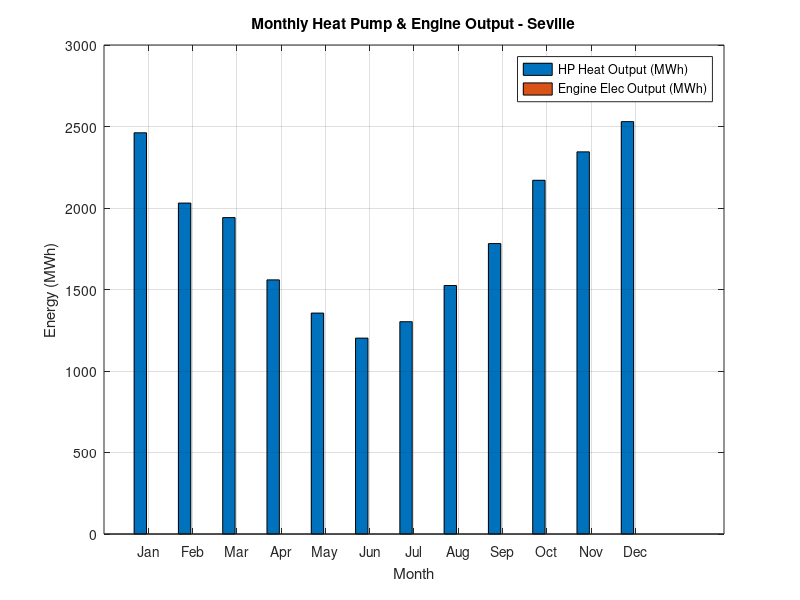
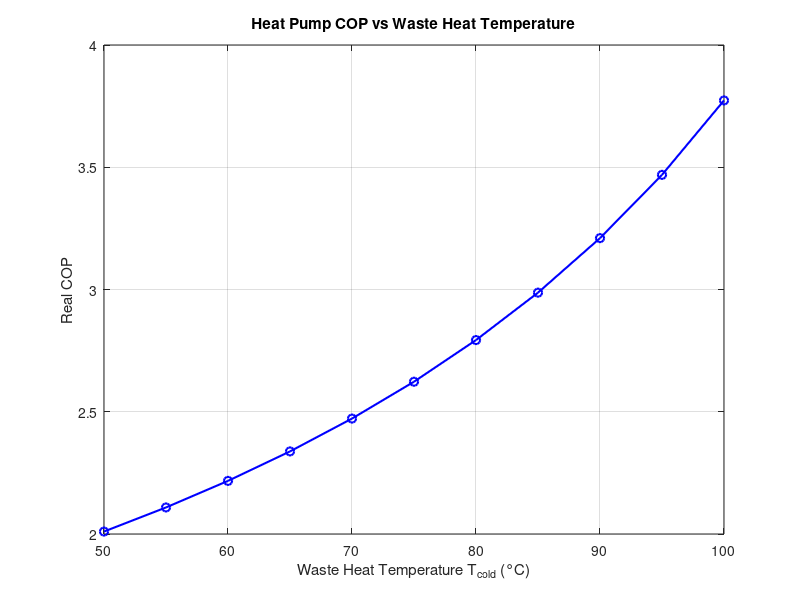
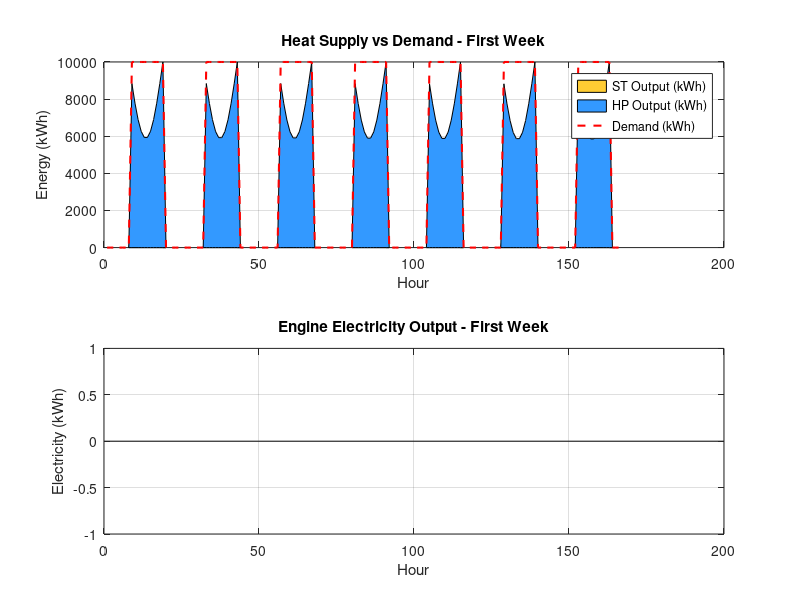

Source code (MATLAB) for these figures, in order:
%% ========================================================
%  Heat Pump & Heat Engine Modelling
%  Seville, Spain
%  Inputs: ST hourly output from ST module
%% ========================================================

clc; clear; close all;

%% ── 1. PARAMETERS 系统参数 ───────────────────────────────

% Temperature settings 温度设定
T_hot_HP  = 157 + 273.15;   % Heat pump output temp [K] 热泵出口温度
T_cold_HP = 70  + 273.15;   % Heat pump input (waste heat) [K] 废热温度
T_hot_HE  = 157 + 273.15;   % Heat engine hot side [K] 热机高温侧
T_cold_HE = 30  + 273.15;   % Heat engine cold side (ambient) [K] 冷侧

% Carnot efficiency correction factor
% (real systems achieve ~40-50% of Carnot)
epsilon_HP = 0.5;           % Heat pump Carnot correction 热泵修正系数
epsilon_HE = 0.2;           % Heat engine Carnot correction 热机修正系数

% Industrial demand 工业热需求
P_demand   = 10e6;          
t_op       = 24;             % Operating hours per day [h]

% Waste heat availability 废热参数
Q_waste_max = 5e6;           % Max available waste heat [W] = 5 MW
                             % (adjust based on project spec)

%% ── 2. CALCULATE COP AND EFFICIENCY ─────────────────────

% Heat Pump COP
COP_carnot = T_hot_HP / (T_hot_HP - T_cold_HP);
COP_real   = epsilon_HP * COP_carnot;

% Heat Engine efficiency
eta_carnot = 1 - T_cold_HE / T_hot_HE;
eta_real   = epsilon_HE * eta_carnot;

fprintf('=== Theoretical Performance ===\n');
fprintf('HP Carnot COP:       %.2f\n', COP_carnot);
fprintf('HP Real COP:         %.2f\n', COP_real);
fprintf('Engine Carnot eta:   %.2f%%\n', eta_carnot*100);
fprintf('Engine Real eta:     %.2f%%\n', eta_real*100);
fprintf('================================\n\n');

%% ── 3. LOAD ST OUTPUT 读取ST模块输出 ─────────────────────
%
% Q_ST_hourly should come from your ST simulation (8760 values)
% If not available yet, generate a simplified estimate:

% Option A: Load from ST module output
% load('ST_output.mat', 'Q_hourly');
% Q_ST_hourly = Q_hourly;   % [Wh per hour]

% Option B: Simplified sinusoidal estimate (placeholder)
% Replace this with real ST output when available
t_vec = (1:8760)';
Q_ST_peak = 10.1e6;         % Peak ST output from ST sizing [W]
Q_ST_hourly = zeros(8760,1);
for i = 1:8760
    hour_of_day = mod(i-1, 24);
    day_of_year = floor((i-1)/24) + 1;
    % Solar availability: 7am-6pm, seasonal variation
    if hour_of_day >= 7 && hour_of_day <= 18
        solar_hour  = sin(pi*(hour_of_day-7)/11);
        seasonal    = 0.7 + 0.3*sin(2*pi*(day_of_year-80)/365);
        Q_ST_hourly(i) = Q_ST_peak * solar_hour * seasonal;
    end
end
% Convert to Wh (already per-hour values)

% Build hourly demand profile (only during operating hours)
Q_demand_hourly = zeros(8760, 1);
for i = 1:8760
    hour_of_day = mod(i-1, 24);
    % Operating schedule: 8am-6pm (adjust to your project)
    if hour_of_day >= 8 && hour_of_day <= 18
        Q_demand_hourly(i) = P_demand;   % [W]
    end
end

%% ── 4. HOURLY SIMULATION 逐时仿真 ────────────────────────

% Output arrays
Q_HP_hourly     = zeros(8760, 1);   % Heat pump heat output [Wh]
W_elec_hourly   = zeros(8760, 1);   % Heat pump electricity input [Wh]
Q_waste_hourly  = zeros(8760, 1);   % Waste heat consumed by HP [Wh]
W_engine_hourly = zeros(8760, 1);   % Heat engine electricity output [Wh]
Q_excess_hourly = zeros(8760, 1);   % Excess ST heat to engine [Wh]
Q_reject_hourly = zeros(8760, 1);   % Engine heat rejection [Wh]

for t = 1:8760

    Q_ST  = Q_ST_hourly(t);       % ST output this hour [Wh]
    Q_dem = Q_demand_hourly(t);   % Demand this hour [Wh]

    if Q_dem == 0
        % No demand (outside operating hours)
        continue
    end

    if Q_ST < Q_dem
        %% ── HEAT PUMP MODE 热泵模式 ──────────────────────
        % ST not enough → heat pump covers the gap

        Q_gap = Q_dem - Q_ST;           % Heat gap to fill [Wh]

        % Check waste heat availability
        Q_waste_avail = min(Q_waste_max, Q_gap * (1 - 1/COP_real));

        % Heat pump output
        Q_HP = COP_real * (Q_gap / COP_real) * COP_real;
        % Simplified: HP needs to produce Q_gap
        Q_HP = Q_gap;

        % Electricity consumed by heat pump
        W_elec = Q_HP / COP_real;

        % Waste heat consumed
        Q_waste_used = Q_HP - W_elec;

        % Store results
        Q_HP_hourly(t)    = Q_HP;
        W_elec_hourly(t)  = W_elec;
        Q_waste_hourly(t) = Q_waste_used;

    else
        %% ── HEAT ENGINE MODE 热机模式 ────────────────────
        % ST excess → heat engine generates electricity

        Q_excess = Q_ST - Q_dem;        % Excess heat [Wh]

        % Engine electricity output
        W_out    = eta_real * Q_excess;

        % Heat rejected to cold side
        Q_reject = Q_excess - W_out;

        % Store results
        Q_excess_hourly(t) = Q_excess;
        W_engine_hourly(t) = W_out;
        Q_reject_hourly(t) = Q_reject;
    end
end

%% ── 5. ANNUAL RESULTS 年度结果 ───────────────────────────

% Heat Pump results
E_HP_heat_MWh  = sum(Q_HP_hourly)    / 1e6;   % Annual heat from HP [MWh]
E_HP_elec_MWh  = sum(W_elec_hourly)  / 1e6;   % Annual electricity to HP [MWh]
E_waste_MWh    = sum(Q_waste_hourly) / 1e6;   % Annual waste heat used [MWh]

% Heat Engine results
E_engine_MWh   = sum(W_engine_hourly) / 1e6;  % Annual electricity generated [MWh]
E_excess_MWh   = sum(Q_excess_hourly) / 1e6;  % Annual excess ST heat [MWh]
E_reject_MWh   = sum(Q_reject_hourly) / 1e6;  % Annual heat rejected [MWh]

% Hours of operation
HP_hours     = sum(Q_HP_hourly > 0);
engine_hours = sum(W_engine_hourly > 0);

fprintf('=== Annual Results ===\n\n');
fprintf('-- Heat Pump --\n');
fprintf('Heat output:          %.1f MWh/year\n', E_HP_heat_MWh);
fprintf('Electricity input:    %.1f MWh/year\n', E_HP_elec_MWh);
fprintf('Waste heat used:      %.1f MWh/year\n', E_waste_MWh);
fprintf('Operating hours:      %d h/year\n',     HP_hours);
fprintf('Effective COP:        %.2f\n\n',         E_HP_heat_MWh/E_HP_elec_MWh);

fprintf('-- Heat Engine --\n');
fprintf('Electricity generated: %.1f MWh/year\n', E_engine_MWh);
fprintf('Excess heat input:     %.1f MWh/year\n', E_excess_MWh);
fprintf('Heat rejected:         %.1f MWh/year\n', E_reject_MWh);
fprintf('Operating hours:       %d h/year\n',     engine_hours);
fprintf('======================\n');

%% ── 6. MONTHLY BREAKDOWN 逐月分布 ────────────────────────

days_per_month  = [31,28,31,30,31,30,31,31,30,31,30,31];
hours_per_month = days_per_month * 24;
E_HP_monthly     = zeros(12,1);
E_engine_monthly = zeros(12,1);
h = 1;
for m = 1:12
    idx = h : h + hours_per_month(m) - 1;
    E_HP_monthly(m)     = sum(Q_HP_hourly(idx))     / 1e6;
    E_engine_monthly(m) = sum(W_engine_hourly(idx)) / 1e6;
    h = h + hours_per_month(m);
end

%% ── 7. PLOTS 画图 ────────────────────────────────────────

months = {'Jan','Feb','Mar','Apr','May','Jun',...
          'Jul','Aug','Sep','Oct','Nov','Dec'};

% Plot 1: Monthly HP heat output vs Engine electricity output
figure('Name','Monthly HP and Engine Output');
bar(1:12, [E_HP_monthly, E_engine_monthly]);
legend('HP Heat Output (MWh)', 'Engine Elec Output (MWh)');
xlabel('Month'); ylabel('Energy (MWh)');
title('Monthly Heat Pump & Engine Output - Seville');
xticklabels(months); grid on;

% Plot 2: COP sensitivity to temperature
figure('Name','COP vs Temperature');
T_cold_range = 50:5:100;
COP_curve    = epsilon_HP * T_hot_HP ./ (T_hot_HP - (T_cold_range+273.15));
plot(T_cold_range, COP_curve, 'b-o', 'LineWidth', 1.5);
xlabel('Waste Heat Temperature T_{cold} (°C)');
ylabel('Real COP');
title('Heat Pump COP vs Waste Heat Temperature');
grid on;

% Plot 3: Sample week hourly operation
figure('Name','Sample Week Operation');
t_sample = 1:168;   % first week
subplot(2,1,1);
area(t_sample, Q_ST_hourly(t_sample)/1e3, 'FaceColor',[1 0.8 0.2]);
hold on;
area(t_sample, Q_HP_hourly(t_sample)/1e3, 'FaceColor',[0.2 0.6 1]);
plot(t_sample, Q_demand_hourly(t_sample)/1e3, 'r--','LineWidth',1.5);
legend('ST Output (kWh)','HP Output (kWh)','Demand (kWh)');
xlabel('Hour'); ylabel('Energy (kWh)');
title('Heat Supply vs Demand - First Week');
grid on;

subplot(2,1,2);
bar(t_sample, W_engine_hourly(t_sample)/1e3, 'FaceColor',[0.2 0.8 0.4]);
xlabel('Hour'); ylabel('Electricity (kWh)');
title('Engine Electricity Output - First Week');
grid on;
